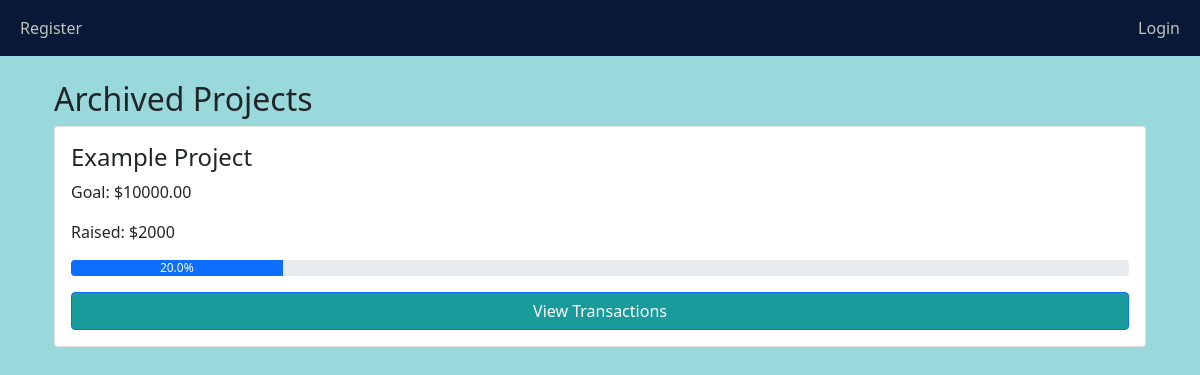
/archived-projects/, run on the app's committed database.
### main/models.py (models this page shows, shortened)
class Project(models.Model):
    name = models.CharField(max_length=100)
    start_date = models.DateField()
    end_date = models.DateField()
    goal_amount = models.DecimalField(max_digits=10, decimal_places=2)
    description = models.TextField(null=True, blank=True)
    owner = models.ForeignKey(User, on_delete=models.CASCADE)
    is_archived = models.BooleanField(default=False)

### main/views.py (the view)
# urls.py: path('archived-projects/', views.archived_projects, name='archived_projects'),
def archived_projects(request):
    archived_projects_list = Project.objects.filter(is_archived=True)
    project_data = []
    for project in archived_projects_list:
        total_raised = project.transactions.aggregate(Sum('amount'))['amount__sum'] or 0
        progress_percentage = (total_raised / project.goal_amount * 100) if project.goal_amount > 0 else 0
        project_data.append({
            'project': project,
            'total_raised': total_raised,
            'progress_percentage': progress_percentage
        })
    return render(request, 'main/archived_projects.html', {'archived_projects': project_data})

### main/templates/main/archived_projects.html (shortened to what this page needs)
{% extends 'main/base.html' %}
{% block content %}
<div class="container mt-4">
    <h2>Archived Projects</h2>
    {% if archived_projects %}
        {% for data in archived_projects %}
        <div class="card p-3 mb-3 position-relative">
            <h4>{{ data.project.name }}</h4>
            <p>Goal: ${{ data.project.goal_amount }}</p>
            <p>Raised: ${{ data.total_raised }}</p>
            <div class="progress mb-3">
                <div class="progress-bar" role="progressbar"
                     style="width: {{ data.progress_percentage }}%;"
                     aria-valuenow="{{ data.progress_percentage }}" aria-valuemin="0" aria-valuemax="100">
                    {{ data.progress_percentage }}%
                </div>
            </div>
            <div class="btn-group">
                <a href="{% url 'view_project_transactions' data.project.id %}" class="btn btn-primary" style="background-color: #069393eb; color: white !important;">View Transactions</a>
            </div>
        </div>
        {% endfor %}
    {% else %}
        <p>No archived projects found.</p>
    {% endif %}
</div>
{% endblock %}

### main/templates/main/base.html (style rules this page uses)
.btn-group { display: flex; gap: 15px; justify-content: center; flex-wrap: wrap; }
body { background-color: #9ad9db }

### data on the page
Project: project.name "Example Project", project.goal_amount "10000.00", total_raised "2000", progress_percentage "20.0"
